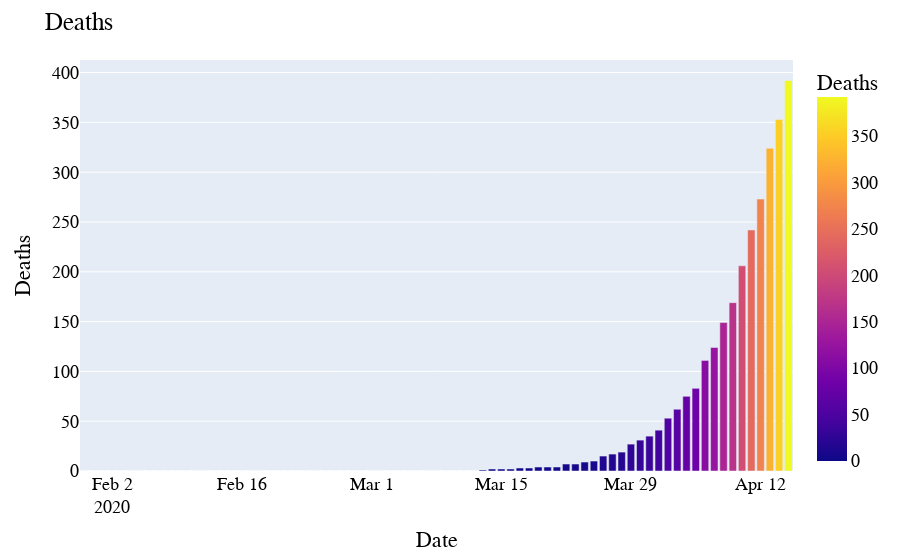

Write notebook code for a chart like this one.
### Markdown cell above
## Deaths

### Code cell
fig = px.bar(date_group, x='Date', y='Deaths', color='Deaths')

fig.update_layout(
    title="Deaths",    
    font=dict(
        family="Courier New, monospace",
        size=18,
        color="black"
    )
)

fig.show()

### Figure 1 — Plotly figure (JSON) as saved in the notebook; plotly's stock layout.template omitted (floating-point values rounded to 4 significant figures)
{"data": [{"alignmentgroup": "True", "hovertemplate": "Date=%{x}<br>Deaths=%{marker.color}<extra></extra>", "legendgroup": "", "marker": {"color": [0, 0, 0, 0, 0, 0, 0, 0, 0, 0, 0, 0, 0, 0, 0, 0, 0, 0, 0, 0, 0, 0, 0, 0, 0, 0, 0, 0, 0, 0, 0, 0, 0, 0, 0, 0, 0, 0, 0, 0, 0, 0, 0, 1, 2, 2, 2, 3, 3, 4, 4, 4, 7, 7, 9, 10, 15, 17, 19, 27, 31, 35, 41, 53, 62, 75, 83, 111, 124, 149, 169, 206, 242, 273, 324, 353, 392], "coloraxis": "coloraxis"}, "name": "", "offsetgroup": "", "orientation": "v", "showlegend": false, "textposition": "auto", "type": "bar", "x": ["2020-01-30T00:00:00", "2020-01-31T00:00:00", "2020-02-01T00:00:00", "2020-02-02T00:00:00", "2020-02-03T00:00:00", "2020-02-04T00:00:00", "2020-02-05T00:00:00", "2020-02-06T00:00:00", "2020-02-07T00:00:00", "2020-02-08T00:00:00", "2020-02-09T00:00:00", "2020-02-10T00:00:00", "2020-02-11T00:00:00", "2020-02-12T00:00:00", "2020-02-13T00:00:00", "2020-02-14T00:00:00", "2020-02-15T00:00:00", "2020-02-16T00:00:00", "2020-02-17T00:00:00", "2020-02-18T00:00:00", "2020-02-19T00:00:00", "2020-02-20T00:00:00", "2020-02-21T00:00:00", "2020-02-22T00:00:00", "2020-02-23T00:00:00", "2020-02-24T00:00:00", "2020-02-25T00:00:00", "2020-02-26T00:00:00", "2020-02-27T00:00:00", "2020-02-28T00:00:00", "2020-02-29T00:00:00", "2020-03-01T00:00:00", "2020-03-02T00:00:00", "2020-03-03T00:00:00", "2020-03-04T00:00:00", "2020-03-05T00:00:00", "2020-03-06T00:00:00", "2020-03-07T00:00:00", "2020-03-08T00:00:00", "2020-03-09T00:00:00", "2020-03-10T00:00:00", "2020-03-11T00:00:00", "2020-03-12T00:00:00", "2020-03-13T00:00:00", "2020-03-14T00:00:00", "2020-03-15T00:00:00", "2020-03-16T00:00:00", "2020-03-17T00:00:00", "2020-03-18T00:00:00", "2020-03-19T00:00:00", "2020-03-20T00:00:00", "2020-03-21T00:00:00", "2020-03-22T00:00:00", "2020-03-23T00:00:00", "2020-03-24T00:00:00", "2020-03-25T00:00:00", "2020-03-26T00:00:00", "2020-03-27T00:00:00", "2020-03-28T00:00:00", "2020-03-29T00:00:00", "2020-03-30T00:00:00", "2020-03-31T00:00:00", "2020-04-01T00:00:00", "2020-04-02T00:00:00", "2020-04-03T00:00:00", "2020-04-04T00:00:00", "2020-04-05T00:00:00", "2020-04-06T00:00:00", "2020-04-07T00:00:00", "2020-04-08T00:00:00", "2020-04-09T00:00:00", "2020-04-10T00:00:00", "2020-04-11T00:00:00", "2020-04-12T00:00:00", "2020-04-13T00:00:00", "2020-04-14T00:00:00", "2020-04-15T00:00:00"], "xaxis": "x", "y": [0, 0, 0, 0, 0, 0, 0, 0, 0, 0, 0, 0, 0, 0, 0, 0, 0, 0, 0, 0, 0, 0, 0, 0, 0, 0, 0, 0, 0, 0, 0, 0, 0, 0, 0, 0, 0, 0, 0, 0, 0, 0, 0, 1, 2, 2, 2, 3, 3, 4, 4, 4, 7, 7, 9, 10, 15, 17, 19, 27, 31, 35, 41, 53, 62, 75, 83, 111, 124, 149, 169, 206, 242, 273, 324, 353, 392], "yaxis": "y"}], "layout": {"barmode": "relative", "coloraxis": {"colorbar": {"title": {"text": "Deaths"}}, "colorscale": [[0, "#0d0887"], [0.1111, "#46039f"], [0.2222, "#7201a8"], [0.3333, "#9c179e"], [0.4444, "#bd3786"], [0.5556, "#d8576b"], [0.6667, "#ed7953"], [0.7778, "#fb9f3a"], [0.8889, "#fdca26"], [1, "#f0f921"]]}, "font": {"color": "black", "family": "Courier New, monospace", "size": 18}, "legend": {"tracegroupgap": 0}, "margin": {"t": 60}, "title": {"text": "Deaths"}, "xaxis": {"anchor": "y", "domain": [0, 1], "title": {"text": "Date"}}, "yaxis": {"anchor": "x", "domain": [0, 1], "title": {"text": "Deaths"}}}}
